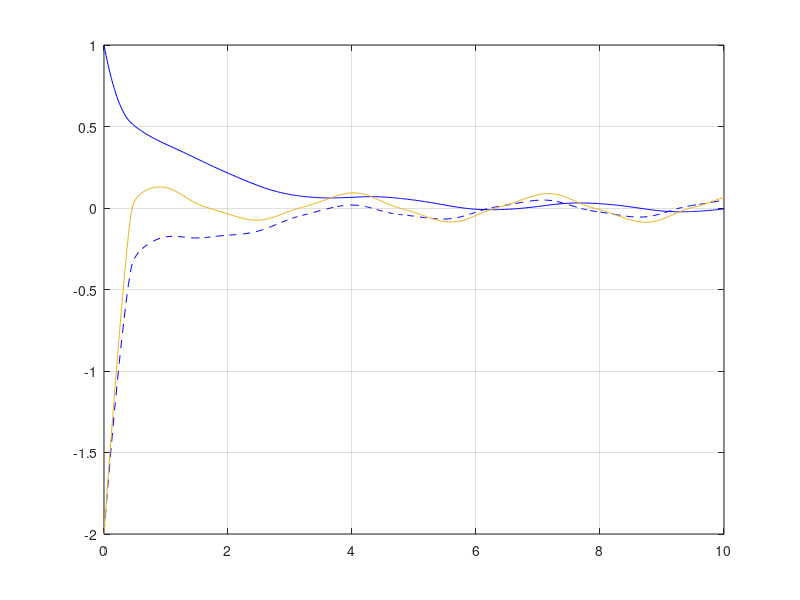
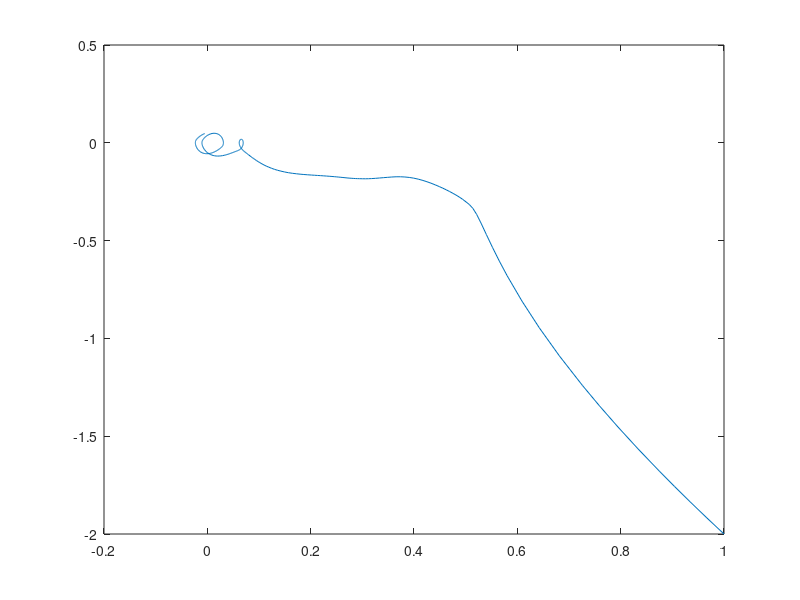
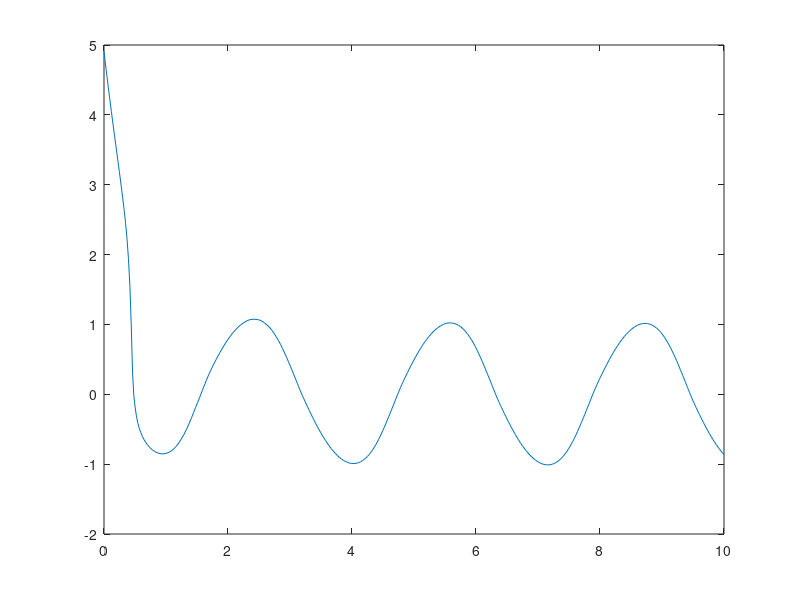

The MATLAB script that drew these images, in order: (Note: this script raises an error after producing the figures.)
close all

k1 = 3;  k2 = 4;

p = 2;
c = 1.5;
sigma = @(x) x(2)*c + x(1);

f = @(x,t) sin(2*t);

% Control law
epsi = 0.1;
mysgn = @(s) s / (abs(s) + epsi);

u = @(x) -c*x(2) -p*mysgn(sigma(x));

% Dynamics
f_sys = @(t,x) [ x(2);
                 u(x) + f(x,t) ];

% Initial state
x0 = [1; -2]; 


[t,X] = ode45(f_sys,[0 10],x0);

figure; 

plot(t, X(:,1), '-','Color', 'b');
hold on
plot(t,X(:,2),'--','Color','b');
sigma_vals = arrayfun(@(i) sigma(X(i,:)'), 1:length(t));
plot(t, sigma_vals);
grid on;

figure;
plot(X(:,1), X(:,2));

figure;
u_vals = arrayfun(@(i) u(X(i,:)'), 1:length(t));
plot(t,u_vals);

figure; 
fplot(mysgn,[-5 5]);

